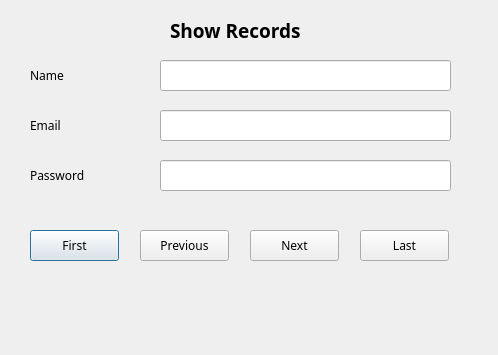
<?xml version="1.0" encoding="UTF-8"?>
<ui version="4.0">
 <class>Dialog</class>
 <widget class="QDialog" name="Dialog">
  <property name="geometry">
   <rect>
    <x>0</x>
    <y>0</y>
    <width>498</width>
    <height>355</height>
   </rect>
  </property>
  <property name="font">
   <font>
    <family>Monaco</family>
   </font>
  </property>
  <property name="windowTitle">
   <string>Dialog</string>
  </property>
  <widget class="QLabel" name="label">
   <property name="geometry">
    <rect>
     <x>30</x>
     <y>60</y>
     <width>111</width>
     <height>31</height>
    </rect>
   </property>
   <property name="text">
    <string>Name</string>
   </property>
  </widget>
  <widget class="QLabel" name="label_2">
   <property name="geometry">
    <rect>
     <x>30</x>
     <y>110</y>
     <width>91</width>
     <height>31</height>
    </rect>
   </property>
   <property name="text">
    <string>Email</string>
   </property>
  </widget>
  <widget class="QLabel" name="label_3">
   <property name="geometry">
    <rect>
     <x>30</x>
     <y>160</y>
     <width>91</width>
     <height>31</height>
    </rect>
   </property>
   <property name="text">
    <string>Password</string>
   </property>
  </widget>
  <widget class="QLineEdit" name="lineEditName">
   <property name="geometry">
    <rect>
     <x>160</x>
     <y>60</y>
     <width>291</width>
     <height>31</height>
    </rect>
   </property>
  </widget>
  <widget class="QLineEdit" name="lineEditEmail">
   <property name="geometry">
    <rect>
     <x>160</x>
     <y>110</y>
     <width>291</width>
     <height>31</height>
    </rect>
   </property>
  </widget>
  <widget class="QLineEdit" name="lineEditPasswd">
   <property name="geometry">
    <rect>
     <x>160</x>
     <y>160</y>
     <width>291</width>
     <height>31</height>
    </rect>
   </property>
   <property name="echoMode">
    <enum>QLineEdit::Password</enum>
   </property>
  </widget>
  <widget class="QPushButton" name="pushButtonFirst">
   <property name="geometry">
    <rect>
     <x>30</x>
     <y>230</y>
     <width>89</width>
     <height>31</height>
    </rect>
   </property>
   <property name="text">
    <string>First</string>
   </property>
  </widget>
  <widget class="QPushButton" name="pushButtonLast">
   <property name="geometry">
    <rect>
     <x>360</x>
     <y>230</y>
     <width>89</width>
     <height>31</height>
    </rect>
   </property>
   <property name="text">
    <string>Last</string>
   </property>
  </widget>
  <widget class="QPushButton" name="pushButtonNext">
   <property name="geometry">
    <rect>
     <x>250</x>
     <y>230</y>
     <width>89</width>
     <height>31</height>
    </rect>
   </property>
   <property name="text">
    <string>Next</string>
   </property>
  </widget>
  <widget class="QPushButton" name="pushButtonPrev">
   <property name="geometry">
    <rect>
     <x>140</x>
     <y>230</y>
     <width>89</width>
     <height>31</height>
    </rect>
   </property>
   <property name="text">
    <string>Previous</string>
   </property>
  </widget>
  <widget class="QLabel" name="labelResult">
   <property name="geometry">
    <rect>
     <x>30</x>
     <y>290</y>
     <width>421</width>
     <height>31</height>
    </rect>
   </property>
   <property name="text">
    <string/>
   </property>
   <property name="alignment">
    <set>Qt::AlignCenter</set>
   </property>
  </widget>
  <widget class="QLabel" name="labelTitle">
   <property name="geometry">
    <rect>
     <x>170</x>
     <y>10</y>
     <width>141</width>
     <height>41</height>
    </rect>
   </property>
   <property name="font">
    <font>
     <pointsize>14</pointsize>
     <weight>75</weight>
     <bold>true</bold>
    </font>
   </property>
   <property name="text">
    <string>Show Records</string>
   </property>
  </widget>
 </widget>
 <resources/>
 <connections/>
</ui>
